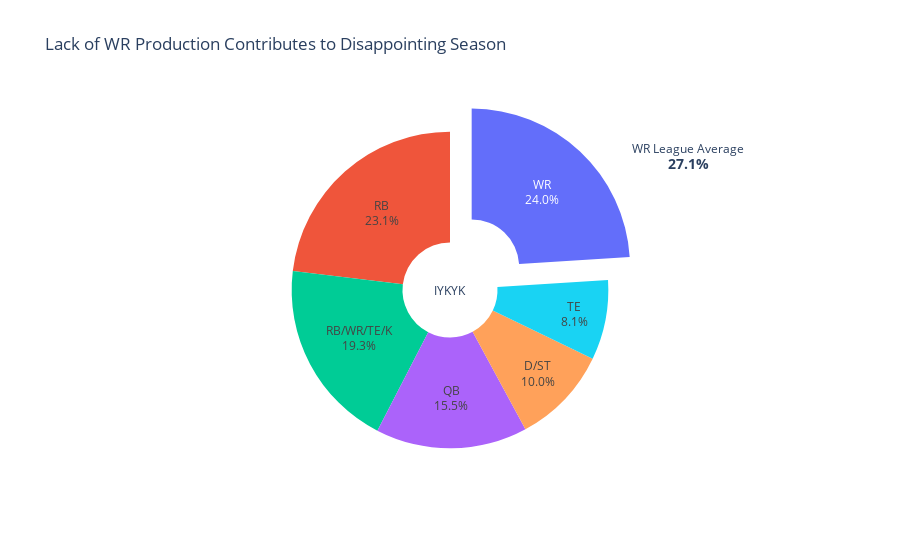

Notebook source saved alongside this figure:
### Code cell
fig = go.Figure()
fig.add_trace(
    go.Pie(
        labels=pie_data["roster_slot"],
        values=pie_data["points"],
        texttemplate="%{label}<br>"
                     "%{percent:.1%}",
        showlegend=False,
        # Add bolded labels for each piece of data
        hovertemplate="<b>Position</b>: %{label}<br>"
                      # See docs for information on d3 formatting
                      "<b>Points</b>: %{value:.2f}<br>"
                      "<b>% of Total Points</b>: %{percent:.2%}<br>"
                      "<extra></extra>",
        # Pull out a slice. Check figure data to see which 
        #  index corresponds to the slice you want to pull
        pull=[0, 0, 0, 0, 0, 0.2]
    )
)
fig.update_traces(
    # Size of the hole in the middle [0-1]
    hole=0.3
)
fig.update_layout(
    # Add annotations in the center of the donut.
    annotations=[
        dict(
            text='IYKYK', 
            x=0.5, y=0.5, 
            font_size=12,
            showarrow=False
        ),
        dict(
            text='WR League Average<br>'
                 '<b><span style="font-size:14">27.1%<span></b>',
            x=.9, y=.9,
            font_size=12,
            showarrow=False
        )
    ],
    # Title text. Other properties are available.
    title=dict(
        text="Lack of WR Production Contributes to Disappointing Season"
    )
)
fig.show()

### Figure 1 — Plotly figure (JSON) as saved in the notebook; plotly's stock layout.template omitted (floating-point values rounded to 4 significant figures)
{"data": [{"hole": 0.3, "hovertemplate": "<b>Position</b>: %{label}<br><b>Points</b>: %{value:.2f}<br><b>% of Total Points</b>: %{percent:.2%}<br><extra></extra>", "labels": ["D/ST", "QB", "RB", "RB/WR/TE/K", "TE", "WR"], "pull": [0, 0, 0, 0, 0, 0.2], "showlegend": false, "texttemplate": "%{label}<br>%{percent:.1%}", "type": "pie", "values": [204, 317.2, 473.1, 395.8, 166.8, 491.5]}], "layout": {"annotations": [{"font": {"size": 12}, "showarrow": false, "text": "IYKYK", "x": 0.5, "y": 0.5}, {"font": {"size": 12}, "showarrow": false, "text": "WR League Average<br><b><span style=\"font-size:14\">27.1%<span></b>", "x": 0.9, "y": 0.9}], "title": {"text": "Lack of WR Production Contributes to Disappointing Season"}}}
